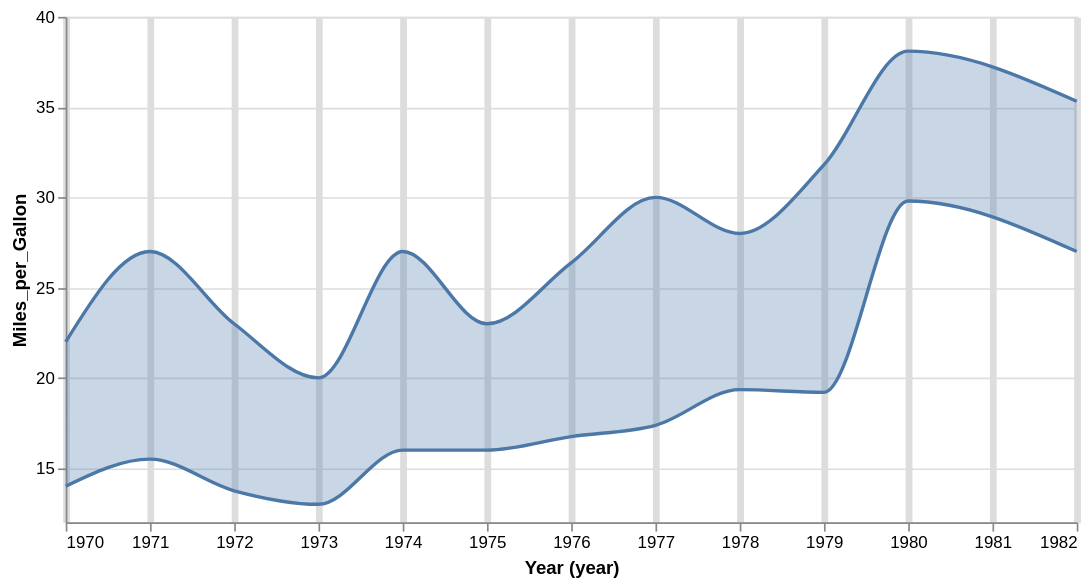

Specify this chart in Vega-Lite:
### Vega-Lite specification from a JSON file in a GitHub repository (floating-point values rounded to 4 significant figures; data arrays with more than 128 entries replaced by an {"elided": "..."} marker saying what was removed)
{"$schema": "https://vega.github.io/schema/vega-lite/v5.json", "data": {"values": {"elided": "406 records"}, "format": {"parse": {"Year": "date"}}}, "encoding": {"x": {"axis": {"gridWidth": {"condition": {"test": {"equal": {"date": 1, "month": "Jan"}, "field": "value", "timeUnit": "monthdate"}, "value": 4}, "value": 1}}, "field": "Year", "timeUnit": "year", "type": "temporal"}, "y": {"field": "Miles_per_Gallon", "scale": {"zero": false}, "type": "quantitative"}}, "mark": {"borders": true, "extent": "iqr", "interpolate": "monotone", "type": "errorband"}, "width": 600}
